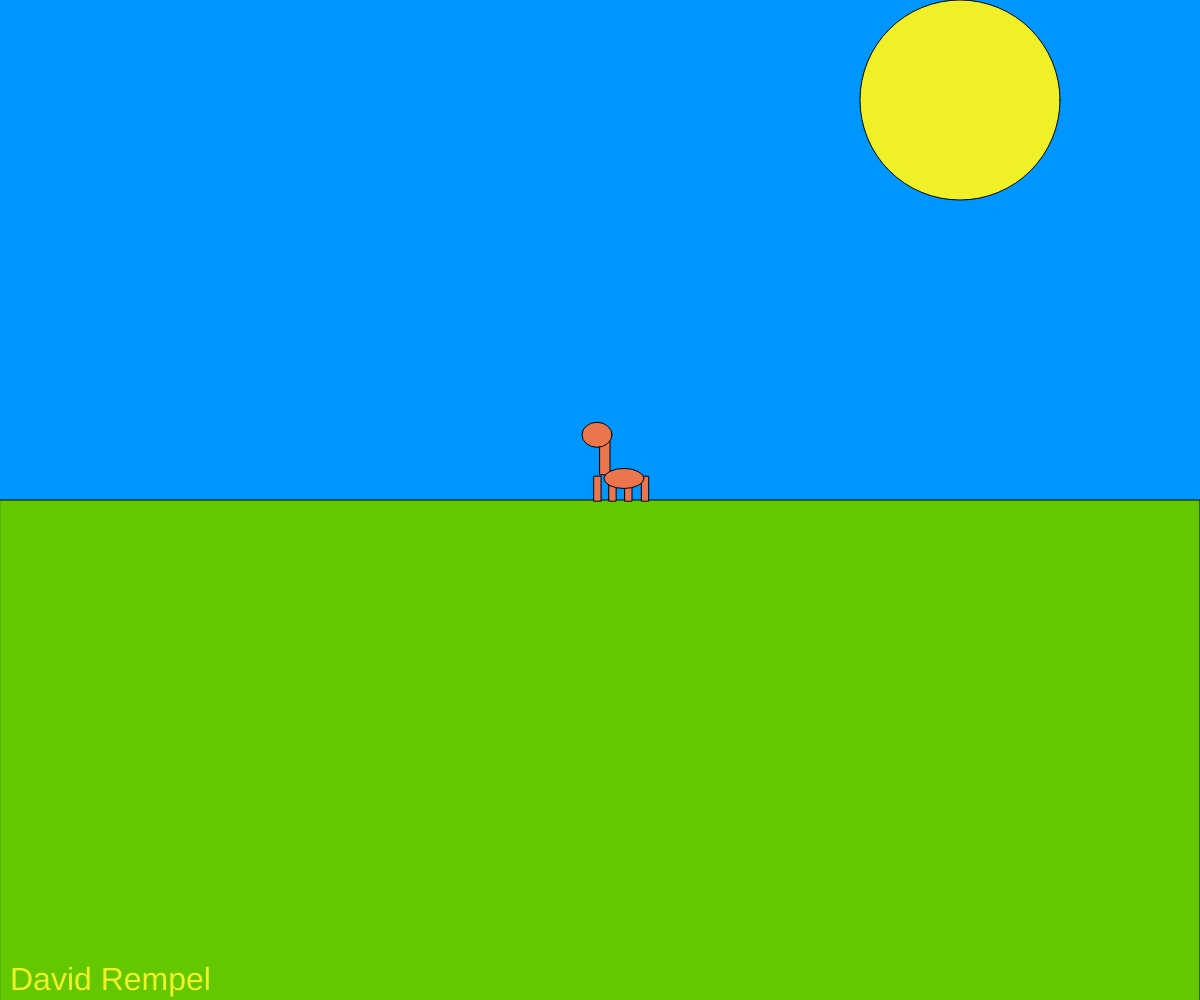
Frame 1 (no input)
Frame 60 (no input): identical to frame 1, image omitted
Frame 120 (the mouse pressed at the canvas centre since frame 60): identical to frame 1, image omitted

The p5.js sketch that drew this single still picture (run headless with seeded random() and noise() and a simulated clock; from frame 60 on, the mouse is pressed at the canvas centre):

// p5.js sketch
// ── sketch.js
// Interactive Scene  
// David Rempel
// 2/6/2020
//
// Extra for Experts:
// - describe what you did to take this project "above and beyond"
let x , y;

function setup() {
  createCanvas(windowWidth, windowHeight);
  x = windowWidth;
  y = windowHeight
}

function draw() {
  background(0, 150, 255);
  hill();
  dinosaur(x);
  sun();
  textSize(32);
  text("David Rempel", 10, windowHeight - 10);
  
}

function hill(){
  
  fill(100 ,200, 0);
  rectMode(CENTER);
  rect(width / 2, height / 1, windowWidth, windowHeight / 1);
  rectMode(CORNER);
  
}

function dinosaur(){
  
  fill(235, 117, 77);
  rect(x / 2, y / 2.3, 10, 40); // neck
  rect(x / 2.02, y / 2.1, 7, 25); //leg 1
  rect(x / 1.97, y / 2.1, 7, 25); //leg 2
  rect(x / 1.92, y / 2.1, 7, 25); //leg 3
  rect(x / 1.87, y / 2.1, 7, 25); //leg 4
  ellipse(x / 2.01, y / 2.3, 30, 25); //head
  ellipse(x / 1.923, y / 2.09, 40  , 20); //torso

}






function keyPressed() {
  if (keyCode === LEFT_ARROW){
    x -=25;
  }
  else if (keyCode === RIGHT_ARROW){
    x += 25;
  }
}



function sun(){
  fill(240, 240, 40);
  ellipse(windowWidth / 1.25, windowHeight / 10, 200);
}
